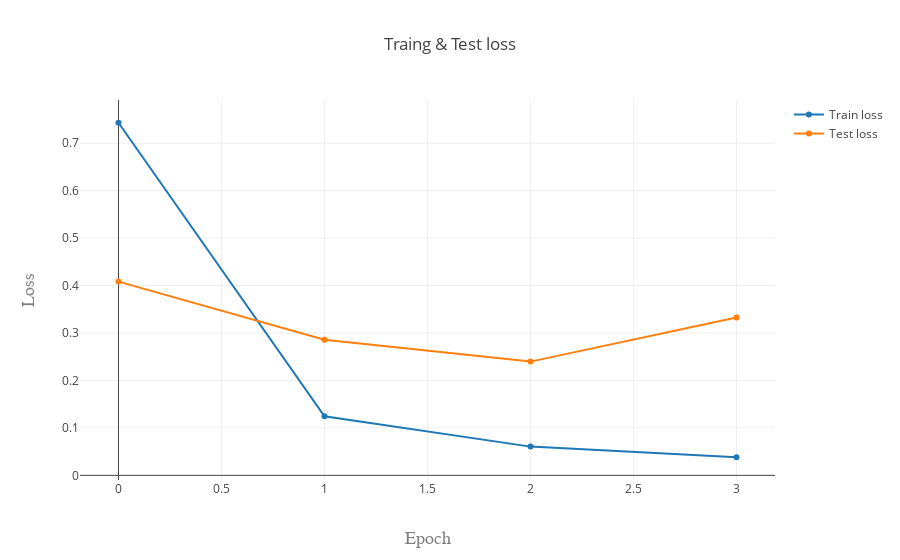
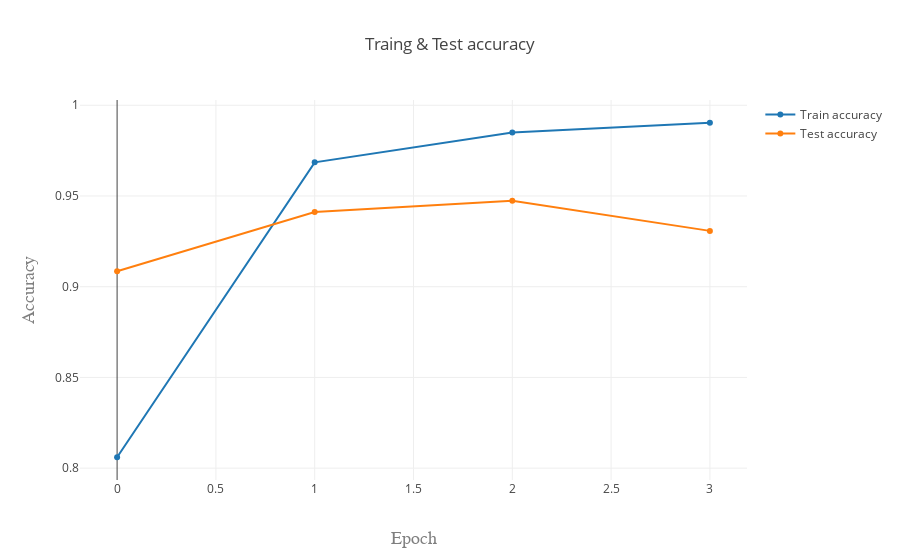

Notebook cell for these charts, in order:
### Markdown cell above
### Training result

It's good practice to visualize accuracy and loss evolution. [plotly](https://plot.ly/) library gives as way to build interactive figures inplace in jupyter

### Code cell
titlefont = dict(family='Courier New, monospace', size=18, color='#7f7f7f')
layout = go.Layout(title='Traing & Test loss', xaxis=dict(title='Epoch', titlefont=titlefont),
                                    yaxis=dict(title='Loss', titlefont=titlefont))
fig = go.Figure(data=[go.Scatter(y=train_history['loss'], name='Train loss'), go.Scatter(y=train_history['val_loss'], name='Test loss')], layout=layout)
plotly.offline.iplot(fig)

layout = go.Layout(title='Traing & Test accuracy', xaxis=dict(title='Epoch', titlefont=titlefont),
                                    yaxis=dict(title='Accuracy', titlefont=titlefont))
fig = go.Figure(data=[go.Scatter(y=train_history['acc'], name='Train accuracy'), go.Scatter(y=train_history['val_acc'], name='Test accuracy')], layout=layout)
plotly.offline.iplot(fig)

### Figure 1 — Plotly figure (JSON) as saved in the notebook; plotly's stock layout.template omitted (floating-point values rounded to 4 significant figures)
{"data": [{"name": "Train loss", "type": "scatter", "uid": "f83cad15-b0a5-4981-a699-4de93ced10bb", "y": [0.7429, 0.1246, 0.06054, 0.03813]}, {"name": "Test loss", "type": "scatter", "uid": "103061a0-b9f4-4fab-b429-e6d47ebe80f8", "y": [0.4082, 0.2858, 0.2397, 0.3327]}], "layout": {"title": {"text": "Traing & Test loss"}, "xaxis": {"title": {"font": {"color": "#7f7f7f", "family": "Courier New, monospace", "size": 18}, "text": "Epoch"}}, "yaxis": {"title": {"font": {"color": "#7f7f7f", "family": "Courier New, monospace", "size": 18}, "text": "Loss"}}}}

### Figure 2 — Plotly figure (JSON) as saved in the notebook; plotly's stock layout.template omitted (floating-point values rounded to 4 significant figures)
{"data": [{"name": "Train accuracy", "type": "scatter", "uid": "8166c670-5a70-4142-9530-d53b3745f0ab", "y": [0.806, 0.9685, 0.985, 0.9904]}, {"name": "Test accuracy", "type": "scatter", "uid": "39083c87-4d2d-4b0a-a681-46b233b614f6", "y": [0.9085, 0.9411, 0.9473, 0.9308]}], "layout": {"title": {"text": "Traing & Test accuracy"}, "xaxis": {"title": {"font": {"color": "#7f7f7f", "family": "Courier New, monospace", "size": 18}, "text": "Epoch"}}, "yaxis": {"title": {"font": {"color": "#7f7f7f", "family": "Courier New, monospace", "size": 18}, "text": "Accuracy"}}}}
